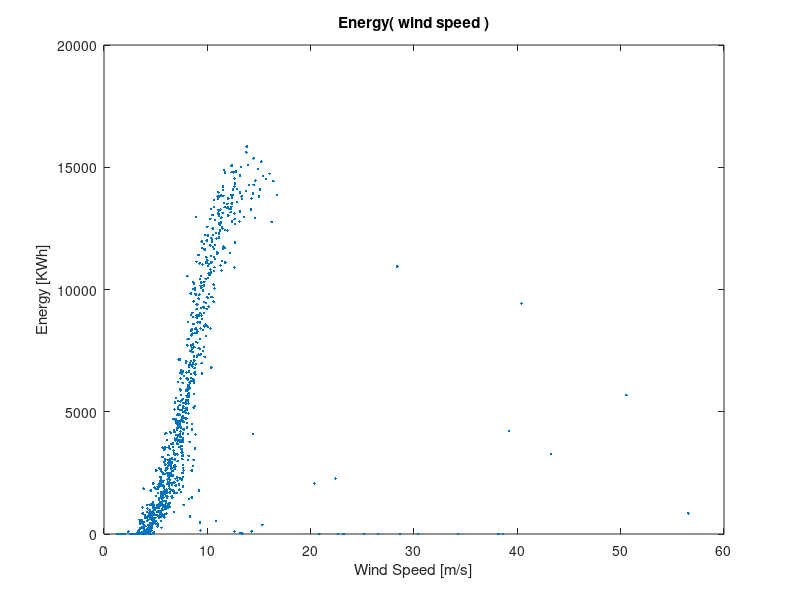
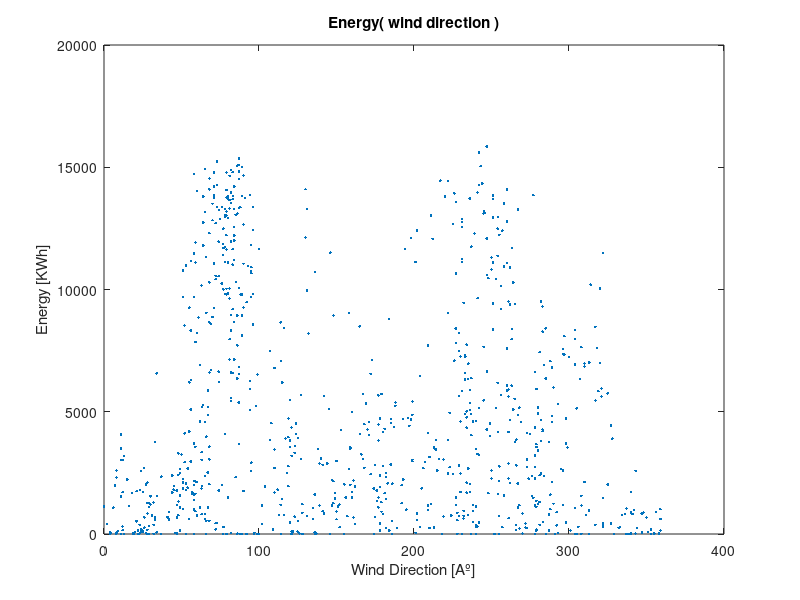
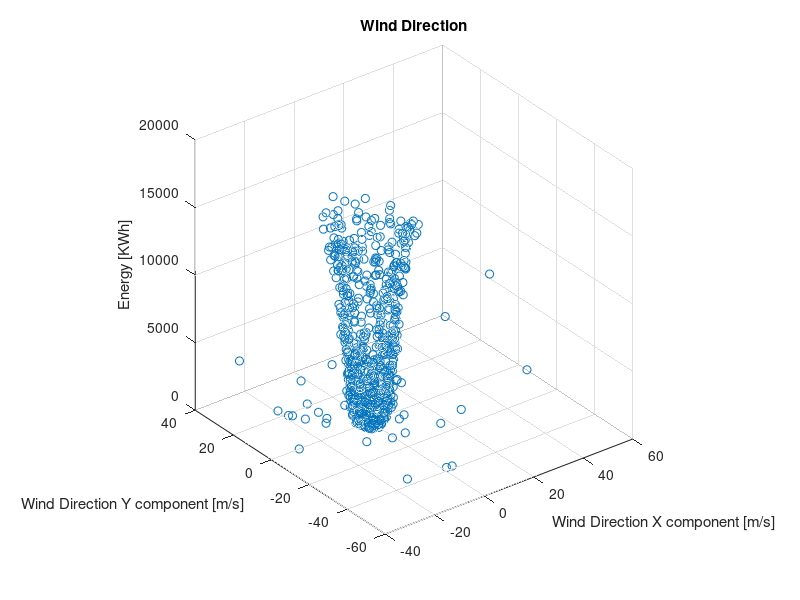
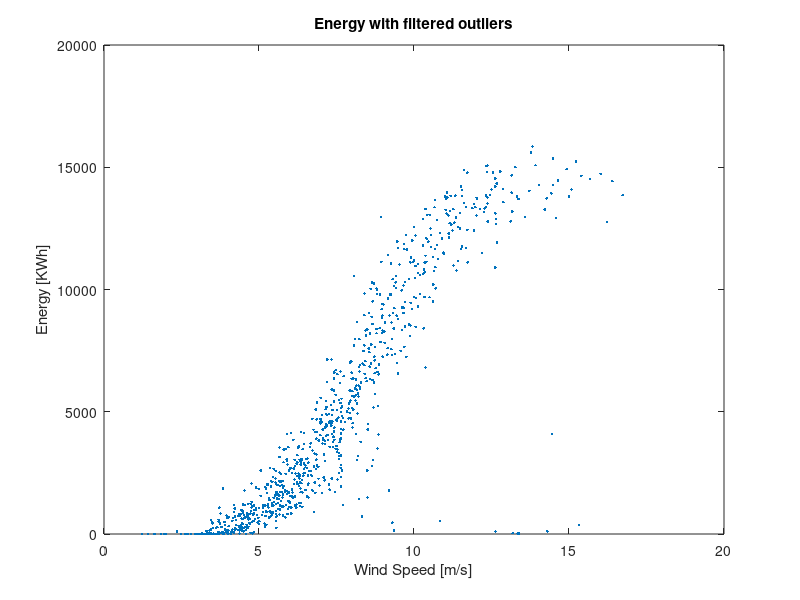

Write the MATLAB code that produced these figures, in order.
%% Fco Javier Vargas Garcia-Donas
% P3 - Lineal Regression
% Data inspection

% Loading data
close all;
clear all;
load('datos_energia_eolica_P1.mat');

% Naming our data
N = size(X,1);
M = size(X,2);
vel = X(:,1);
dir = X(:,2);
ene = Y;

% Taking a look at our data

    % Wind Speed and Energy
    figure
    plot(vel,ene,'.');
    title('Energy( wind speed )');
    xlabel('Wind Speed [m/s]');
    ylabel('Energy [KWh]');

    % Wind Direction and Energy
    figure
    plot(dir,ene,'.');
    title('Energy( wind direction )');
    xlabel('Wind Direction [Aº]');
    ylabel('Energy [KWh]');

    % Transforming the direction
    vel_x = vel .* cos(dir);
    vel_y = vel .* sin(dir);

    % Ploting wind direcction decomposed
    figure;
    scatter3(vel_x, vel_y, ene);
    axis('square');
    title('Wind Direction');
    xlabel('Wind Direction X component [m/s]');
    ylabel('Wind Direction Y component [m/s]');
    zlabel('Energy [KWh]');

    fprintf('It is not dependent on wind direction\n');

% Discarting non-relevant data and adding indepent component

    % we change to variable_p (variable processed)
    index = vel < 20;
    vel_p = vel(index);
    ene_p = ene(index);
    Np = length(vel_p);
    
    figure
    plot(vel_p,ene_p,'.');
    title('Energy with filtered outliers');
    xlabel('Wind Speed [m/s]');
    ylabel('Energy [KWh]');
    
    % Adding the independent component
    Xp = [ones(Np,1), vel_p];
    yp = ene_p;
    

    
    
    
    
    
